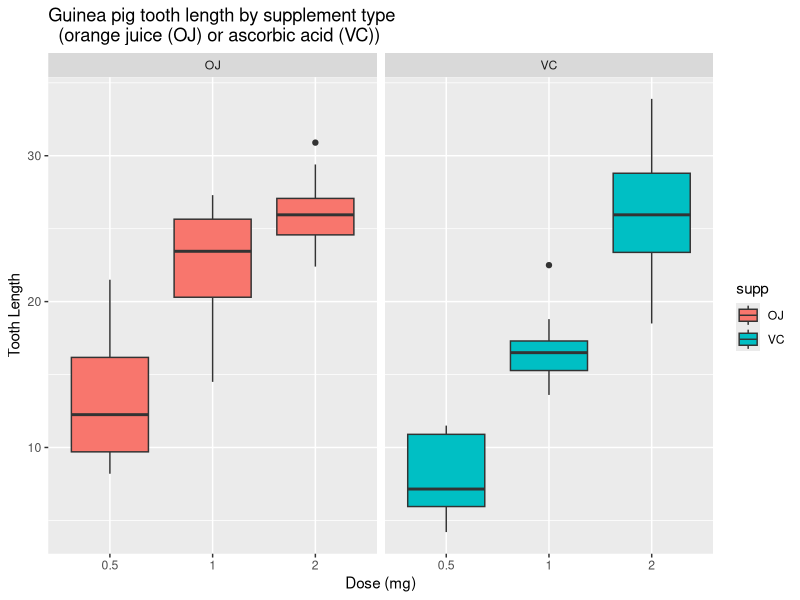

Reproduce this figure in R.
## ---- chunk 1
library(datasets) #loading neccesary library
data(ToothGrowth) #loading specified dataset
## ---- chunk 2
str(ToothGrowth) #compactly displaying the internal structure 
head(ToothGrowth) #showing the first 6 rows of dataset
summary(ToothGrowth) #showing dataset's summary  
ToothGrowth$dose # showing the list of doses
## ---- chunk 3
library(ggplot2) #loading neccesary library

ggplot(ToothGrowth, aes(x=factor(dose), y=len)) + 
  facet_grid(.~supp) +
  geom_boxplot(aes(fill = supp)) +
  labs(title="Guinea pig tooth length by supplement type 
  (orange juice (OJ) or ascorbic acid (VC))", 
    x="Dose (mg)",
    y="Tooth Length")
## ---- chunk 4
t.test(len ~ supp, data = ToothGrowth)
## ---- chunk 5
t.test(len ~ supp, data = subset(ToothGrowth, dose == 0.5))
## ---- chunk 6
t.test(len ~ supp, data = subset(ToothGrowth, dose == 1))
## ---- chunk 7
t.test(len ~ supp, data = subset(ToothGrowth, dose == 2))
